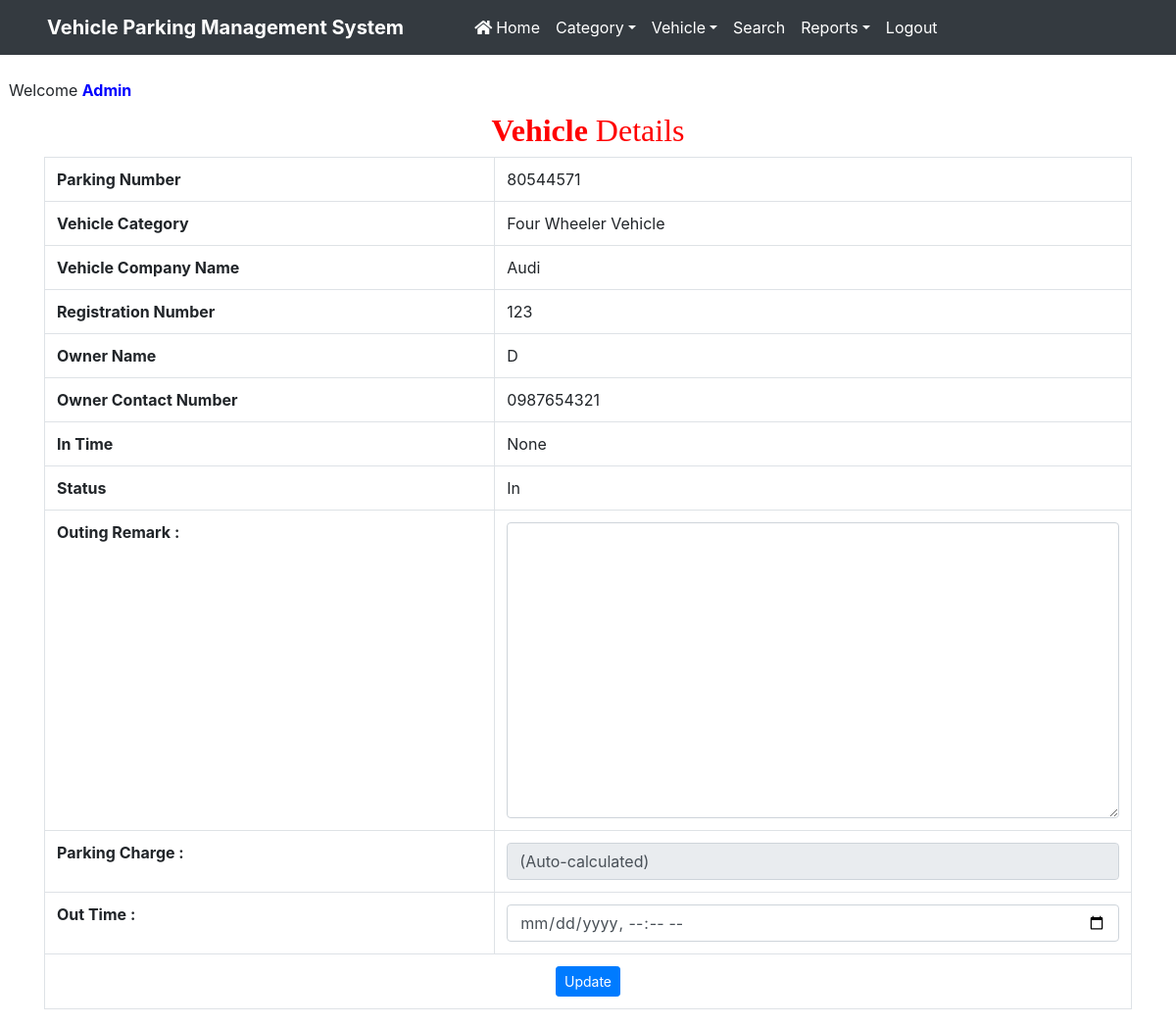
The page /view_incomingdetail/5 (signed in) on the database as committed earlier.
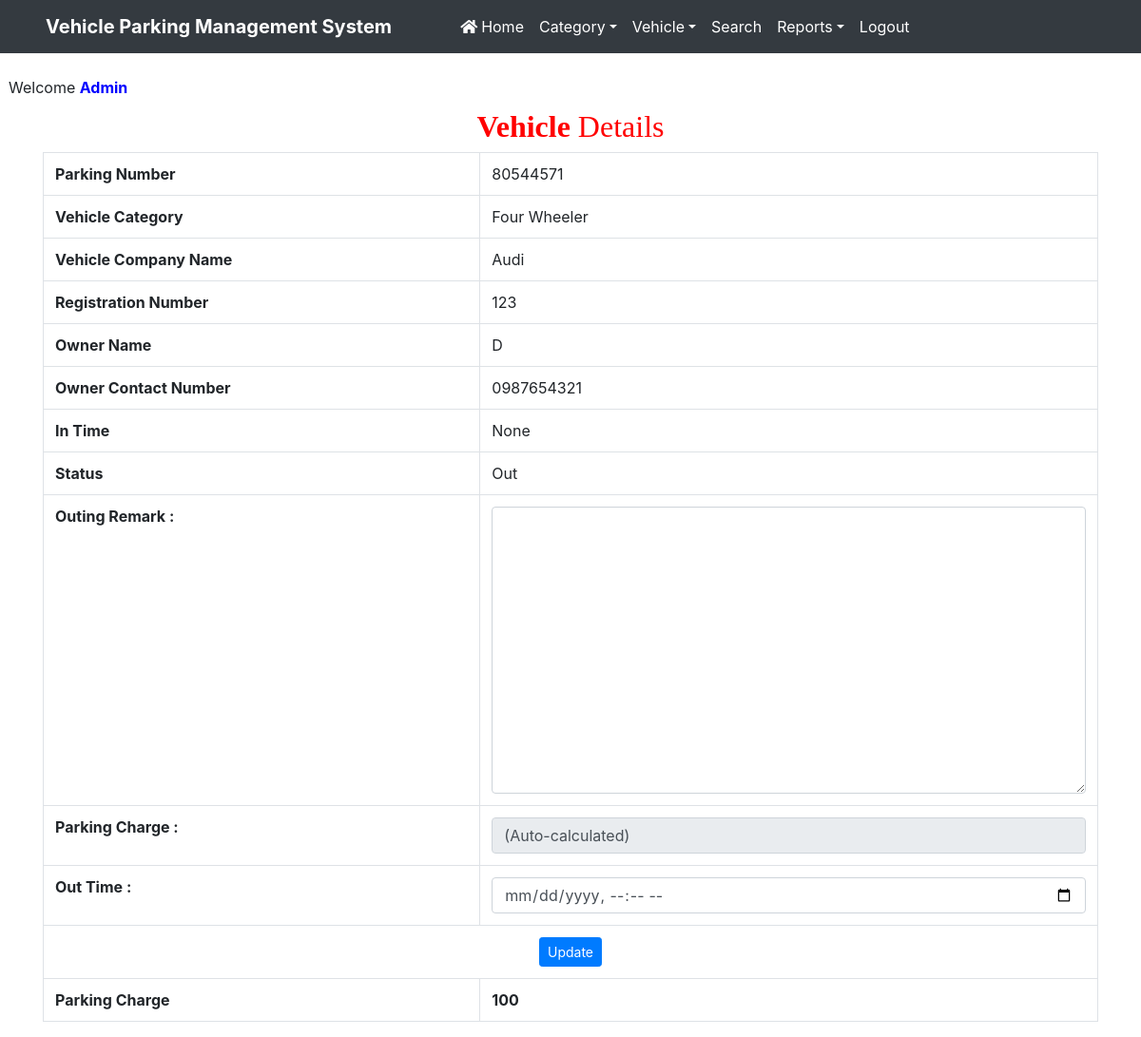
The same page on the database as committed later.
### vehicle/models.py (models this page shows, shortened)
class Vehicle(models.Model):
    id = models.BigAutoField(primary_key=True)
    parkingnumber = models.CharField(max_length=20)
    category = models.ForeignKey(Category, on_delete=models.CASCADE)
    vehiclecompany = models.CharField(max_length=50)
    regno = models.CharField(max_length=10)
    ownername = models.CharField(max_length=50)
    ownercontact = models.CharField(max_length=15)
    pdate = models.DateField()
    intime = models.DateTimeField()
    outtime = models.DateTimeField(null=True, blank=True)
    parkingcharge = models.CharField(max_length=50)
    remark = models.CharField(max_length=500)
    status = models.CharField(max_length=20)

class Category(models.Model):
    categoryname = models.CharField(max_length=50)
    slot_count = models.PositiveIntegerField(default=0)
    current_slot = models.IntegerField(default=0)
    def __str__(self):
        return self.categoryname

### vehicle/views.py (the view, shortened to what this page needs)
# urls.py: path('view_incomingdetail/<int:pid>',view_incomingdetail,name='view_incomingdetail'),
def view_incomingdetail(request,pid):
    if not request.user.is_authenticated:
        return redirect('admin_home')
    error = ""
    vehicle = Vehicle.objects.get(id=pid)
    d = {'vehicle': vehicle,'error':error}
    return render(request,'view_incomingdetail.html', d)

### vehicle/templates/view_incomingdetail.html (shortened to what this page needs)
{% load static %}
<html>
<head>
{% include 'headeradmin.html' %}
  <link rel = stylesheet href="https://cdn.datatables.net/1.10.20/css/jquery.dataTables.min.css">
<link rel = stylesheet href="https://cdn.datatables.net/buttons/1.6.1/css/buttons.dataTables.min.css">
</head>
<body>
{% include 'nav2admin.html' %}
<br> &nbsp;&nbsp;Welcome <b style = 'text-transform : capitalize ; color : blue'>{{request.user.username}}</b>
<div class="container" style = "margin-top:10px">
<h2 class="text-center" style = "font-family : Monotype Corsiva ; color : red"> <strong>Vehicle</strong>  Details</h2>
 <table border="1" class="table table-bordered">
                                            <tr>
    <th>Parking Number</th>
    <td>{{vehicle.parkingnumber}}</td>
  </tr>
   <tr>
    <th>Vehicle Category</th>
    <td>{{vehicle.category}}</td>
  </tr>
  <tr>
    <th>Vehicle Company Name</th>
    <td>{{vehicle.vehiclecompany}}</td>
  </tr>
  <tr>
    <th>Registration Number</th>
    <td>{{vehicle.regno}}</td>
  </tr>
  <tr>
    <th>Owner Name</th>
    <td>{{vehicle.ownername}}</td>
  </tr>
  <tr>
    <th>Owner Contact Number</th>
    <td>{{vehicle.ownercontact}}</td>
  </tr>
  <tr>
    <th>In Time</th>
    <td>{{vehicle.intime}}</td>
  </tr>
  <tr>
    <th>Status</th>
    <td>{{vehicle.status}}</td>
  </tr>
    <form method="post">
         <tr>
    <th>Outing Remark :</th>
    <td>
    <textarea name="remark" placeholder="" rows="12" cols="14" class="form-control wd-450" required="true"></textarea></td>
  </tr>
          <tr>
    <th>Parking Charge :</th>
    <td>
     <input type="text" name="parkingcharge" class="form-control wd-450" value="(Auto-calculated)" readonly>
  </tr>
             <tr>
    <th>Out Time :</th>
    <td>
      <input type="datetime-local" name="outtime" class="form-control" required>
  </tr>
 <tr align="center">
    <td colspan="2"><button type="submit" name="submit" class="btn btn-primary btn-sm">Update</button></td>
  </tr>
                                        </form>
            {% if vehicle.parkingcharge %}
            <tr>
                <th>Parking Charge</th>
                <td><strong>{{ vehicle.parkingcharge }}</strong></td>
            </tr>
            {% endif %}
        </table>
    </div>
</body>
</html>

Rows that differ between the two databases and show on the page:
changed Vehicle "Audi": category "Four Wheeler Vehicle" → "Four Wheeler"; status "In" → "Out"; parkingcharge (not shown) → "100"
Other text that changed with them:
text now shown: "Parking Charge"
